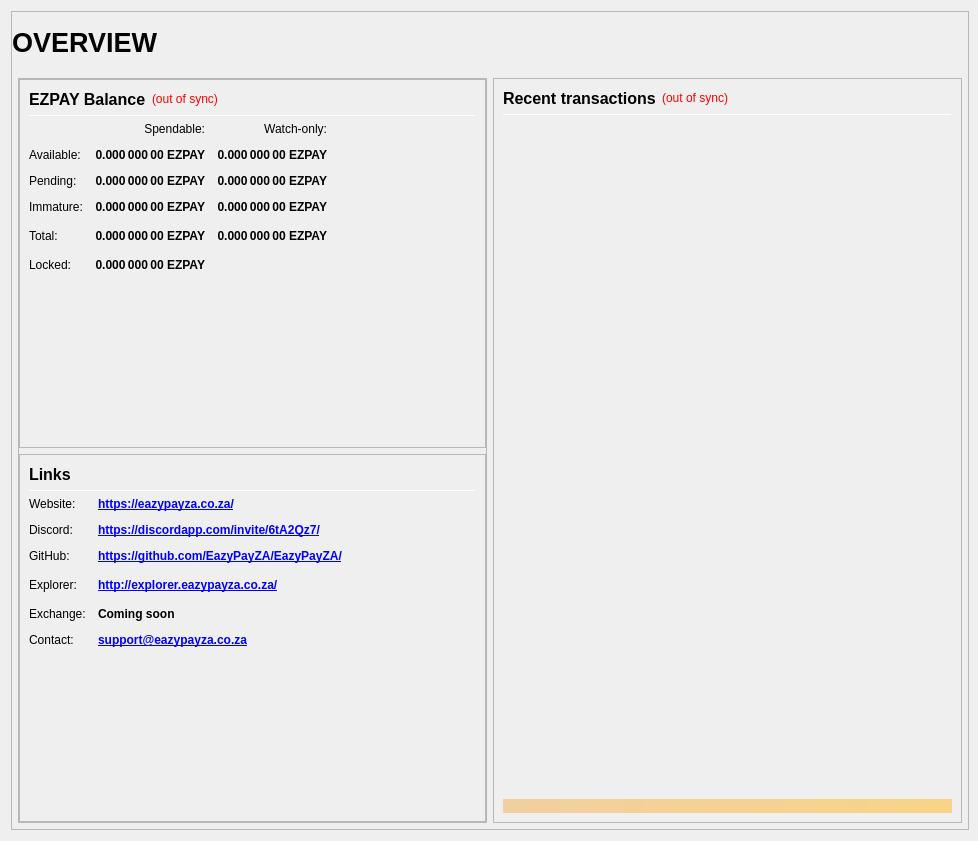
<?xml version="1.0" encoding="UTF-8"?>
<ui version="4.0">
 <class>OverviewPage</class>
 <widget class="QWidget" name="OverviewPage">
  <property name="geometry">
   <rect>
    <x>0</x>
    <y>0</y>
    <width>978</width>
    <height>841</height>
   </rect>
  </property>
  <property name="minimumSize">
   <size>
    <width>960</width>
    <height>682</height>
   </size>
  </property>
  <property name="windowTitle">
   <string>Form</string>
  </property>
  <layout class="QVBoxLayout" name="topLayout" stretch="1">
   <property name="rightMargin">
    <number>9</number>
   </property>
   <item>
    <widget class="QFrame" name="frame_BG">
     <property name="minimumSize">
      <size>
       <width>850</width>
       <height>610</height>
      </size>
     </property>
     <property name="maximumSize">
      <size>
       <width>16777215</width>
       <height>16777215</height>
      </size>
     </property>
     <property name="frameShape">
      <enum>QFrame::StyledPanel</enum>
     </property>
     <property name="frameShadow">
      <enum>QFrame::Raised</enum>
     </property>
     <layout class="QVBoxLayout" name="verticalLayout_3" stretch="1">
      <property name="leftMargin">
       <number>0</number>
      </property>
      <property name="topMargin">
       <number>0</number>
      </property>
      <property name="rightMargin">
       <number>0</number>
      </property>
      <property name="bottomMargin">
       <number>6</number>
      </property>
      <item>
       <layout class="QVBoxLayout" name="verticalLayout_Master" stretch="0,1">
        <property name="leftMargin">
         <number>0</number>
        </property>
        <property name="topMargin">
         <number>0</number>
        </property>
        <property name="rightMargin">
         <number>0</number>
        </property>
        <property name="bottomMargin">
         <number>0</number>
        </property>
        <item>
         <widget class="QFrame" name="frame_Header">
          <layout class="QVBoxLayout" name="verticalLayout_Header" stretch="0">
           <property name="leftMargin">
            <number>0</number>
           </property>
           <property name="topMargin">
            <number>0</number>
           </property>
           <property name="rightMargin">
            <number>0</number>
           </property>
           <property name="bottomMargin">
            <number>0</number>
           </property>
           <item>
            <layout class="QHBoxLayout" name="horizontalLayout_Header" stretch="1,0,1">
             <property name="spacing">
              <number>6</number>
             </property>
             <item>
              <widget class="QLabel" name="labelOverviewHeaderLeft">
               <property name="minimumSize">
                <size>
                 <width>464</width>
                 <height>60</height>
                </size>
               </property>
               <property name="maximumSize">
                <size>
                 <width>16777215</width>
                 <height>60</height>
                </size>
               </property>
               <property name="font">
                <font>
                 <pointsize>20</pointsize>
                 <weight>75</weight>
                 <bold>true</bold>
                </font>
               </property>
               <property name="text">
                <string>OVERVIEW</string>
               </property>
               <property name="alignment">
                <set>Qt::AlignLeading|Qt::AlignLeft|Qt::AlignVCenter</set>
               </property>
              </widget>
             </item>
             <item>
              <spacer name="horizontalSpacer_Header">
               <property name="orientation">
                <enum>Qt::Horizontal</enum>
               </property>
               <property name="sizeHint" stdset="0">
                <size>
                 <width>40</width>
                 <height>20</height>
                </size>
               </property>
              </spacer>
             </item>
             <item>
              <widget class="QLabel" name="labelOverviewHeaderRight">
               <property name="minimumSize">
                <size>
                 <width>464</width>
                 <height>60</height>
                </size>
               </property>
               <property name="maximumSize">
                <size>
                 <width>16777215</width>
                 <height>60</height>
                </size>
               </property>
               <property name="font">
                <font>
                 <pointsize>14</pointsize>
                </font>
               </property>
               <property name="text">
                <string/>
               </property>
               <property name="alignment">
                <set>Qt::AlignRight|Qt::AlignTrailing|Qt::AlignVCenter</set>
               </property>
              </widget>
             </item>
            </layout>
           </item>
          </layout>
         </widget>
        </item>
        <item>
         <widget class="QFrame" name="frame_Content">
          <layout class="QVBoxLayout" name="verticalLayout_Content">
           <property name="leftMargin">
            <number>6</number>
           </property>
           <property name="topMargin">
            <number>0</number>
           </property>
           <property name="rightMargin">
            <number>6</number>
           </property>
           <property name="bottomMargin">
            <number>0</number>
           </property>
           <item>
            <layout class="QHBoxLayout" name="horizontalLayout_Content" stretch="1,1">
             <property name="spacing">
              <number>6</number>
             </property>
             <item>
              <layout class="QVBoxLayout" name="verticalLayout_left" stretch="1">
               <item>
                <widget class="QFrame" name="frameObfuscation">
                 <property name="minimumSize">
                  <size>
                   <width>0</width>
                   <height>0</height>
                  </size>
                 </property>
                 <property name="frameShape">
                  <enum>QFrame::StyledPanel</enum>
                 </property>
                 <property name="frameShadow">
                  <enum>QFrame::Raised</enum>
                 </property>
                 <layout class="QVBoxLayout" name="verticalLayout" stretch="0,0,0,0">
                  <property name="leftMargin">
                   <number>0</number>
                  </property>
                  <property name="topMargin">
                   <number>0</number>
                  </property>
                  <property name="rightMargin">
                   <number>0</number>
                  </property>
                  <property name="bottomMargin">
                   <number>0</number>
                  </property>
                  <item>
                   <widget class="QFrame" name="frame_Balances">
                    <property name="frameShape">
                     <enum>QFrame::StyledPanel</enum>
                    </property>
                    <property name="frameShadow">
                     <enum>QFrame::Raised</enum>
                    </property>
                    <layout class="QVBoxLayout" name="verticalLayout_4">
                     <item>
                      <layout class="QHBoxLayout" name="horizontalLayout_4">
                       <item>
                        <widget class="QLabel" name="label_5">
                         <property name="minimumSize">
                          <size>
                           <width>0</width>
                           <height>20</height>
                          </size>
                         </property>
                         <property name="font">
                          <font>
                           <pointsize>12</pointsize>
                           <weight>75</weight>
                           <bold>true</bold>
                          </font>
                         </property>
                         <property name="text">
                          <string>EZPAY Balance</string>
                         </property>
                        </widget>
                       </item>
                       <item>
                        <widget class="QLabel" name="labelWalletStatus">
                         <property name="cursor">
                          <cursorShape>WhatsThisCursor</cursorShape>
                         </property>
                         <property name="toolTip">
                          <string>The displayed information may be out of date. Your wallet automatically synchronizes with the KYD network after a connection is established, but this process has not completed yet.</string>
                         </property>
                         <property name="styleSheet">
                          <string notr="true">QLabel { color: red; }</string>
                         </property>
                         <property name="text">
                          <string notr="true">(out of sync)</string>
                         </property>
                         <property name="alignment">
                          <set>Qt::AlignLeading|Qt::AlignLeft|Qt::AlignVCenter</set>
                         </property>
                        </widget>
                       </item>
                       <item>
                        <spacer name="horizontalSpacer_3">
                         <property name="orientation">
                          <enum>Qt::Horizontal</enum>
                         </property>
                         <property name="sizeHint" stdset="0">
                          <size>
                           <width>40</width>
                           <height>20</height>
                          </size>
                         </property>
                        </spacer>
                       </item>
                      </layout>
                     </item>
                     <item>
                      <widget class="Line" name="line_Balance">
                       <property name="minimumSize">
                        <size>
                         <width>0</width>
                         <height>1</height>
                        </size>
                       </property>
                       <property name="maximumSize">
                        <size>
                         <width>16777215</width>
                         <height>1</height>
                        </size>
                       </property>
                       <property name="orientation">
                        <enum>Qt::Horizontal</enum>
                       </property>
                      </widget>
                     </item>
                     <item>
                      <layout class="QGridLayout" name="gridLayout">
                       <property name="spacing">
                        <number>12</number>
                       </property>
                       <item row="0" column="1">
                        <widget class="QLabel" name="labelSpendable">
                         <property name="text">
                          <string>Spendable:</string>
                         </property>
                         <property name="alignment">
                          <set>Qt::AlignRight|Qt::AlignTrailing|Qt::AlignVCenter</set>
                         </property>
                        </widget>
                       </item>
                       <item row="0" column="2">
                        <widget class="QLabel" name="labelWatchonly">
                         <property name="text">
                          <string>Watch-only:</string>
                         </property>
                         <property name="alignment">
                          <set>Qt::AlignRight|Qt::AlignTrailing|Qt::AlignVCenter</set>
                         </property>
                        </widget>
                       </item>
                       <item row="1" column="0">
                        <widget class="QLabel" name="labelBalanceText">
                         <property name="text">
                          <string>Available:</string>
                         </property>
                        </widget>
                       </item>
                       <item row="1" column="1">
                        <widget class="QLabel" name="labelBalance">
                         <property name="font">
                          <font>
                           <weight>75</weight>
                           <bold>true</bold>
                          </font>
                         </property>
                         <property name="cursor">
                          <cursorShape>IBeamCursor</cursorShape>
                         </property>
                         <property name="toolTip">
                          <string>Your current spendable balance</string>
                         </property>
                         <property name="text">
                          <string notr="true">0.000 000 00 EZPAY</string>
                         </property>
                         <property name="alignment">
                          <set>Qt::AlignRight|Qt::AlignTrailing|Qt::AlignVCenter</set>
                         </property>
                         <property name="textInteractionFlags">
                          <set>Qt::LinksAccessibleByMouse|Qt::TextSelectableByKeyboard|Qt::TextSelectableByMouse</set>
                         </property>
                        </widget>
                       </item>
                       <item row="1" column="2">
                        <widget class="QLabel" name="labelWatchAvailable">
                         <property name="font">
                          <font>
                           <weight>75</weight>
                           <bold>true</bold>
                          </font>
                         </property>
                         <property name="cursor">
                          <cursorShape>IBeamCursor</cursorShape>
                         </property>
                         <property name="toolTip">
                          <string>Your current balance in watch-only addresses</string>
                         </property>
                         <property name="text">
                          <string notr="true">0.000 000 00 EZPAY</string>
                         </property>
                         <property name="alignment">
                          <set>Qt::AlignRight|Qt::AlignTrailing|Qt::AlignVCenter</set>
                         </property>
                         <property name="textInteractionFlags">
                          <set>Qt::LinksAccessibleByMouse|Qt::TextSelectableByKeyboard|Qt::TextSelectableByMouse</set>
                         </property>
                        </widget>
                       </item>
                       <item row="2" column="0">
                        <widget class="QLabel" name="labelPendingText">
                         <property name="text">
                          <string>Pending:</string>
                         </property>
                        </widget>
                       </item>
                       <item row="2" column="1">
                        <widget class="QLabel" name="labelUnconfirmed">
                         <property name="font">
                          <font>
                           <weight>75</weight>
                           <bold>true</bold>
                          </font>
                         </property>
                         <property name="cursor">
                          <cursorShape>IBeamCursor</cursorShape>
                         </property>
                         <property name="toolTip">
                          <string>Total of transactions that have yet to be confirmed, and do not yet count toward the spendable balance</string>
                         </property>
                         <property name="text">
                          <string notr="true">0.000 000 00 EZPAY</string>
                         </property>
                         <property name="alignment">
                          <set>Qt::AlignRight|Qt::AlignTrailing|Qt::AlignVCenter</set>
                         </property>
                         <property name="textInteractionFlags">
                          <set>Qt::LinksAccessibleByMouse|Qt::TextSelectableByKeyboard|Qt::TextSelectableByMouse</set>
                         </property>
                        </widget>
                       </item>
                       <item row="2" column="2">
                        <widget class="QLabel" name="labelWatchPending">
                         <property name="font">
                          <font>
                           <weight>75</weight>
                           <bold>true</bold>
                          </font>
                         </property>
                         <property name="cursor">
                          <cursorShape>IBeamCursor</cursorShape>
                         </property>
                         <property name="toolTip">
                          <string>Unconfirmed transactions to watch-only addresses</string>
                         </property>
                         <property name="text">
                          <string notr="true">0.000 000 00 EZPAY</string>
                         </property>
                         <property name="alignment">
                          <set>Qt::AlignRight|Qt::AlignTrailing|Qt::AlignVCenter</set>
                         </property>
                         <property name="textInteractionFlags">
                          <set>Qt::LinksAccessibleByMouse|Qt::TextSelectableByKeyboard|Qt::TextSelectableByMouse</set>
                         </property>
                        </widget>
                       </item>
                       <item row="3" column="0">
                        <widget class="QLabel" name="labelImmatureText">
                         <property name="text">
                          <string>Immature:</string>
                         </property>
                        </widget>
                       </item>
                       <item row="3" column="1">
                        <widget class="QLabel" name="labelImmature">
                         <property name="font">
                          <font>
                           <weight>75</weight>
                           <bold>true</bold>
                          </font>
                         </property>
                         <property name="cursor">
                          <cursorShape>IBeamCursor</cursorShape>
                         </property>
                         <property name="toolTip">
                          <string>Staked or masternode rewards that has not yet matured</string>
                         </property>
                         <property name="text">
                          <string notr="true">0.000 000 00 EZPAY</string>
                         </property>
                         <property name="alignment">
                          <set>Qt::AlignRight|Qt::AlignTrailing|Qt::AlignVCenter</set>
                         </property>
                         <property name="textInteractionFlags">
                          <set>Qt::LinksAccessibleByMouse|Qt::TextSelectableByKeyboard|Qt::TextSelectableByMouse</set>
                         </property>
                        </widget>
                       </item>
                       <item row="3" column="2">
                        <widget class="QLabel" name="labelWatchImmature">
                         <property name="font">
                          <font>
                           <weight>75</weight>
                           <bold>true</bold>
                          </font>
                         </property>
                         <property name="cursor">
                          <cursorShape>IBeamCursor</cursorShape>
                         </property>
                         <property name="toolTip">
                          <string>Staked or masternode rewards in watch-only addresses that has not yet matured</string>
                         </property>
                         <property name="text">
                          <string notr="true">0.000 000 00 EZPAY</string>
                         </property>
                         <property name="alignment">
                          <set>Qt::AlignRight|Qt::AlignTrailing|Qt::AlignVCenter</set>
                         </property>
                         <property name="textInteractionFlags">
                          <set>Qt::LinksAccessibleByMouse|Qt::TextSelectableByKeyboard|Qt::TextSelectableByMouse</set>
                         </property>
                        </widget>
                       </item>
                 
                       <item row="4" column="0">
                        <widget class="QLabel" name="labelTotalText">
                         <property name="toolTip">
                          <string>Your current EZPAY balance, unconfirmed and immature transactions included</string>
                         </property>
                         <property name="text">
                          <string>Total:</string>
                         </property>
                        </widget>
                       </item>
                       <item row="4" column="1">
                        <widget class="QLabel" name="labelTotal">
                         <property name="font">
                          <font>
                           <weight>75</weight>
                           <bold>true</bold>
                          </font>
                         </property>
                         <property name="cursor">
                          <cursorShape>IBeamCursor</cursorShape>
                         </property>
                         <property name="toolTip">
                          <string>Your current EZPAY balance, unconfirmed and immature transactions included</string>
                         </property>
                         <property name="text">
                          <string notr="true">0.000 000 00 EZPAY</string>
                         </property>
                         <property name="alignment">
                          <set>Qt::AlignRight|Qt::AlignTrailing|Qt::AlignVCenter</set>
                         </property>
                         <property name="textInteractionFlags">
                          <set>Qt::LinksAccessibleByMouse|Qt::TextSelectableByKeyboard|Qt::TextSelectableByMouse</set>
                         </property>
                        </widget>
                       </item>
                       <item row="4" column="2">
                        <widget class="QLabel" name="labelWatchTotal">
                         <property name="font">
                          <font>
                           <weight>75</weight>
                           <bold>true</bold>
                          </font>
                         </property>
                         <property name="cursor">
                          <cursorShape>IBeamCursor</cursorShape>
                         </property>
                         <property name="toolTip">
                          <string>Current total balance in watch-only addresses</string>
                         </property>
                         <property name="text">
                          <string notr="true">0.000 000 00 EZPAY</string>
                         </property>
                         <property name="alignment">
                          <set>Qt::AlignRight|Qt::AlignTrailing|Qt::AlignVCenter</set>
                         </property>
                         <property name="textInteractionFlags">
                          <set>Qt::LinksAccessibleByMouse|Qt::TextSelectableByKeyboard|Qt::TextSelectableByMouse</set>
                         </property>
                        </widget>
                       </item>
                       <item row="4" column="3">
                        <spacer name="horizontalSpacer_9">
                         <property name="orientation">
                          <enum>Qt::Horizontal</enum>
                         </property>
                         <property name="sizeHint" stdset="0">
                          <size>
                           <width>40</width>
                           <height>20</height>
                          </size>
                         </property>
                        </spacer>
                       </item>


<item row="5" column="0">
                        <widget class="QLabel" name="labelLockedBalanceText">
                         <property name="toolTip">
                          <string>Locked EZPAY or Masternode collaterals.</string>
                         </property>
                         <property name="text">
                          <string>Locked:</string>
                         </property>
                        </widget>
                       </item>
                       <item row="5" column="1">
                        <widget class="QLabel" name="labelLockedBalance">
                         <property name="font">
                          <font>
                           <weight>75</weight>
                           <bold>true</bold>
                          </font>
                         </property>
                         <property name="cursor">
                          <cursorShape>IBeamCursor</cursorShape>
                         </property>
                         <property name="toolTip">
                          <string>Locked EZPAY or Masternode collaterals</string>
                         </property>
                         <property name="text">
                          <string notr="true">0.000 000 00 EZPAY</string>
                         </property>
                         <property name="alignment">
                          <set>Qt::AlignRight|Qt::AlignTrailing|Qt::AlignVCenter</set>
                         </property>
                         <property name="textInteractionFlags">
                          <set>Qt::LinksAccessibleByMouse|Qt::TextSelectableByKeyboard|Qt::TextSelectableByMouse</set>
                         </property>
                        </widget>
                       </item>
                      </layout>
                     </item>
                     <item>
                      <spacer name="verticalSpacer_3">
                       <property name="orientation">
                        <enum>Qt::Vertical</enum>
                       </property>
                       <property name="sizeHint" stdset="0">
                        <size>
                         <width>20</width>
                         <height>40</height>
                        </size>
                       </property>
                      </spacer>
                     </item>
                    </layout>
                   </widget>
                  </item>
                  <item>
                   <widget class="QFrame" name="frame_Links">
                    <property name="frameShape">
                     <enum>QFrame::StyledPanel</enum>
                    </property>
                    <property name="frameShadow">
                     <enum>QFrame::Raised</enum>
                    </property>
                    <layout class="QVBoxLayout" name="verticalLayout_Links">
                     <item>
                      <layout class="QHBoxLayout" name="horizontalLayout_Links_1" stretch="0,0">
                       <item>
                        <widget class="QLabel" name="label_Links_title">
                         <property name="minimumSize">
                          <size>
                           <width>0</width>
                           <height>20</height>
                          </size>
                         </property>
                         <property name="font">
                          <font>
                           <pointsize>12</pointsize>
                           <weight>75</weight>
                           <bold>true</bold>
                          </font>
                         </property>
                         <property name="text">
                          <string>Links</string>
                         </property>
                        </widget>
                       </item>
                       <item>
                        <spacer name="horizontalSpacer_Links_1">
                         <property name="orientation">
                          <enum>Qt::Horizontal</enum>
                         </property>
                         <property name="sizeHint" stdset="0">
                          <size>
                           <width>40</width>
                           <height>20</height>
                          </size>
                         </property>
                        </spacer>
                       </item>
                      </layout>
                     </item>
                     <item>
                      <widget class="Line" name="line_Links">
                       <property name="minimumSize">
                        <size>
                         <width>0</width>
                         <height>1</height>
                        </size>
                       </property>
                       <property name="maximumSize">
                        <size>
                         <width>16777215</width>
                         <height>1</height>
                        </size>
                       </property>
                       <property name="orientation">
                        <enum>Qt::Horizontal</enum>
                       </property>
                      </widget>
                     </item>
                     <item>
                      <layout class="QGridLayout" name="gridLayout_Links">
                       <property name="spacing">
                        <number>12</number>
                       </property>
                       <item row="1" column="0">
                        <widget class="QLabel" name="labelLinks1">
                         <property name="text">
                          <string>Website:</string>
                         </property>
                        </widget>
                       </item>
                       <item row="1" column="1">
                        <widget class="QLabel" name="labelLinksUrl1">
                         <property name="font">
                          <font>
                           <weight>75</weight>
                           <bold>true</bold>
                          </font>
                         </property>
                         <property name="text">
                          <string notr="true">&lt;a href=&quot;https://eazypayza.co.za/&quot;&gt;https://eazypayza.co.za/&lt;/a&gt;</string>
                         </property>
                         <property name="textFormat">
                          <enum>Qt::RichText</enum>
                         </property>
                         <property name="alignment">
                          <set>Qt::AlignLeading|Qt::AlignLeft|Qt::AlignVCenter</set>
                         </property>
                         <property name="openExternalLinks">
                          <bool>true</bool>
                         </property>
                        </widget>
                       </item>
                       <item row="2" column="0">
                        <widget class="QLabel" name="labelLinks2">
                         <property name="text">
                          <string>Discord:</string>
                         </property>
                        </widget>
                       </item>
                       <item row="2" column="1">
                        <widget class="QLabel" name="labelLinksUrl2">
                         <property name="font">
                          <font>
                           <weight>75</weight>
                           <bold>true</bold>
                          </font>
                         </property>
                         <property name="text"> 
                          <string notr="true">&lt;a href=&quot;https://discordapp.com/invite/6tA2Qz7/&quot;&gt;https://discordapp.com/invite/6tA2Qz7/&lt;/a&gt; </string> 
                         </property>
                         <property name="alignment">
                          <set>Qt::AlignLeading|Qt::AlignLeft|Qt::AlignVCenter</set>
                         </property>
                         <property name="openExternalLinks">
                          <bool>true</bool>
                         </property>
                        </widget>
                       </item>
                       <item row="3" column="0">
                        <widget class="QLabel" name="labelLinks3">
                         <property name="text">
                          <string>GitHub:</string>
                         </property>
                        </widget>
                       </item>
                       <item row="3" column="1">
                        <widget class="QLabel" name="labelLinksUrl3">
                         <property name="font">
                          <font>
                           <weight>75</weight>
                           <bold>true</bold>
                          </font>
                         </property>
                         <property name="text">
                          <string notr="true">&lt;a href=&quot;https://github.com/EazyPayZA/EazyPayZA/&quot;&gt;https://github.com/EazyPayZA/EazyPayZA/&lt;/a&gt;</string>
                         </property>
                         <property name="alignment">
                           <set>Qt::AlignLeading|Qt::AlignLeft|Qt::AlignVCenter</set>
                         </property>
                         <property name="openExternalLinks">
                          <bool>true</bool>
                         </property>
                        </widget>
                       </item>
                       <item row="4" column="0">
                        <widget class="QLabel" name="labelLinks4">
                         <property name="text">
                          <string>Explorer:</string>
                         </property>
                        </widget>
                       </item>
                       <item row="4" column="1">
                        <widget class="QLabel" name="labelLinksUrl4">
                         <property name="font">
                          <font>
                           <weight>75</weight>
                           <bold>true</bold>
                          </font>
                         </property>
                         <property name="text">
                          <string notr="true">&lt;a href=&quot;http://explorer.eazypayza.co.za/&quot;&gt;http://explorer.eazypayza.co.za/&lt;/a&gt;</string>
                         </property>
                         <property name="alignment">
                           <set>Qt::AlignLeading|Qt::AlignLeft|Qt::AlignVCenter</set>
                         </property>
                         <property name="openExternalLinks">
                          <bool>true</bool>
                         </property>
                        </widget>
                       </item>
                       <item row="4" column="2">
                        <spacer name="horizontalSpacer_Links_2">
                         <property name="orientation">
                          <enum>Qt::Horizontal</enum>
                         </property>
                         <property name="sizeHint" stdset="0">
                          <size>
                           <width>40</width>
                           <height>20</height>
                          </size>
                         </property>
                        </spacer>
                       </item>
                       <item row="5" column="0">
                        <widget class="QLabel" name="labelLinks5">
                         <property name="text">
                          <string>Exchange:</string>
                         </property>
                        </widget>
                       </item>
                       <item row="5" column="1">
                        <widget class="QLabel" name="labelLinksUrl5">
                         <property name="font">
                          <font>
                           <weight>75</weight>
                           <bold>true</bold>
                          </font>
                         </property>
                         <property name="text">
                          <string>Coming soon</string>
                         </property>
                         <property name="alignment">
                           <set>Qt::AlignLeading|Qt::AlignLeft|Qt::AlignVCenter</set>
                         </property>
                         <property name="openExternalLinks">
                          <bool>true</bool>
                         </property>
                        </widget>
                       </item>
                       <item row="6" column="0">
                        <widget class="QLabel" name="labelLinks6">
                         <property name="text">
                          <string>Contact:</string>
                         </property>
                        </widget>
                       </item>
                       <item row="6" column="1">
                        <widget class="QLabel" name="labelLinksUrl6">
                         <property name="font">
                          <font>
                           <weight>75</weight>
                           <bold>true</bold>
                          </font>
                         </property>
                         <property name="text">
                          <string notr="true">&lt;a href=&quot;support@eazypayza.co.za&quot;&gt;support@eazypayza.co.za&lt;/a&gt;</string>
                         </property>
                         <property name="alignment">
                           <set>Qt::AlignLeading|Qt::AlignLeft|Qt::AlignVCenter</set>
                         </property>
                         <property name="openExternalLinks">
                          <bool>true</bool>
                         </property>
                        </widget>
                       </item>
                      </layout>
                     </item>
                     <item>
                      <spacer name="verticalSpacer_4">
                       <property name="orientation">
                        <enum>Qt::Vertical</enum>
                       </property>
                       <property name="sizeHint" stdset="0">
                        <size>
                         <width>20</width>
                         <height>40</height>
                        </size>
                       </property>
                      </spacer>
                     </item>
                    </layout>
                   </widget>
                  </item>
                 </layout>
                </widget>
               </item>
              </layout>
             </item>
             <item>
              <layout class="QVBoxLayout" name="verticalLayout_right" stretch="1">
               <item>
                <widget class="QFrame" name="frame_RecentTransactions">
                 <property name="minimumSize">
                  <size>
                   <width>0</width>
                   <height>0</height>
                  </size>
                 </property>
                 <property name="frameShape">
                  <enum>QFrame::StyledPanel</enum>
                 </property>
                 <property name="frameShadow">
                  <enum>QFrame::Raised</enum>
                 </property>
                 <layout class="QVBoxLayout" name="verticalLayout_1" stretch="0,0,0,0,0">
                  <item>
                   <layout class="QHBoxLayout" name="horizontalLayout_2">
                    <item>
                     <widget class="QLabel" name="label_4">
                      <property name="minimumSize">
                       <size>
                        <width>0</width>
                        <height>20</height>
                       </size>
                      </property>
                      <property name="font">
                       <font>
                        <pointsize>12</pointsize>
                        <weight>75</weight>
                        <bold>true</bold>
                       </font>
                      </property>
                      <property name="text">
                       <string>Recent transactions</string>
                      </property>
                     </widget>
                    </item>
                    <item>
                     <widget class="QLabel" name="labelTransactionsStatus">
                      <property name="cursor">
                       <cursorShape>WhatsThisCursor</cursorShape>
                      </property>
                      <property name="toolTip">
                       <string>The displayed information may be out of date. Your wallet automatically synchronizes with the EZPAY network after a connection is established, but this process has not completed yet.</string>
                      </property>
                      <property name="styleSheet">
                       <string notr="true">QLabel { color: red; }</string>
                      </property>
                      <property name="text">
                       <string notr="true">(out of sync)</string>
                      </property>
                      <property name="alignment">
                       <set>Qt::AlignRight|Qt::AlignTrailing|Qt::AlignVCenter</set>
                      </property>
                     </widget>
                    </item>
                    <item>
                     <spacer name="horizontalSpacer">
                      <property name="orientation">
                       <enum>Qt::Horizontal</enum>
                      </property>
                      <property name="sizeHint" stdset="0">
                       <size>
                        <width>40</width>
                        <height>20</height>
                       </size>
                      </property>
                     </spacer>
                    </item>
                   </layout>
                  </item>
                  <item>
                   <widget class="Line" name="line">
                    <property name="minimumSize">
                     <size>
                      <width>0</width>
                      <height>1</height>
                     </size>
                    </property>
                    <property name="maximumSize">
                     <size>
                      <width>16777215</width>
                      <height>1</height>
                     </size>
                    </property>
                    <property name="orientation">
                     <enum>Qt::Horizontal</enum>
                    </property>
                   </widget>
                  </item>
                  <item>
                   <widget class="QListView" name="listTransactions">
                    <property name="minimumSize">
                     <size>
                      <width>0</width>
                      <height>0</height>
                     </size>
                    </property>
                    <property name="styleSheet">
                     <string notr="true">QListView { background: transparent; }</string>
                    </property>
                    <property name="frameShape">
                     <enum>QFrame::NoFrame</enum>
                    </property>
                    <property name="verticalScrollBarPolicy">
                     <enum>Qt::ScrollBarAlwaysOff</enum>
                    </property>
                    <property name="horizontalScrollBarPolicy">
                     <enum>Qt::ScrollBarAlwaysOff</enum>
                    </property>
                    <property name="selectionMode">
                     <enum>QAbstractItemView::NoSelection</enum>
                    </property>
                   </widget>
                  </item>
                  <item>
                   <spacer name="verticalSpacer_2">
                    <property name="orientation">
                     <enum>Qt::Vertical</enum>
                    </property>
                    <property name="sizeType">
                     <enum>QSizePolicy::Expanding</enum>
                    </property>
                    <property name="sizeHint" stdset="0">
                     <size>
                      <width>20</width>
                      <height>40</height>
                     </size>
                    </property>
                   </spacer>
                  </item>
                  <item>
                   <widget class="QLabel" name="labelAlerts">
                    <property name="maximumSize">
                     <size>
                      <width>16777215</width>
                      <height>16777215</height>
                     </size>
                    </property>
                    <property name="styleSheet">
                     <string notr="true">background-color: qlineargradient(x1: 0, y1: 0, x2: 1, y2: 0, stop:0 #F0D0A0, stop:1 #F8D488); color:#000000;</string>
                    </property>
                    <property name="text">
                     <string/>
                    </property>
                    <property name="wordWrap">
                     <bool>true</bool>
                    </property>
                    <property name="margin">
                     <number>3</number>
                    </property>
                   </widget>
                  </item>
                 </layout>
                </widget>
               </item>
              </layout>
             </item>
            </layout>
           </item>
          </layout>
         </widget>
        </item>
       </layout>
      </item>
     </layout>
    </widget>
   </item>
  </layout>
 </widget>
 <resources/>
 <connections/>
</ui>
